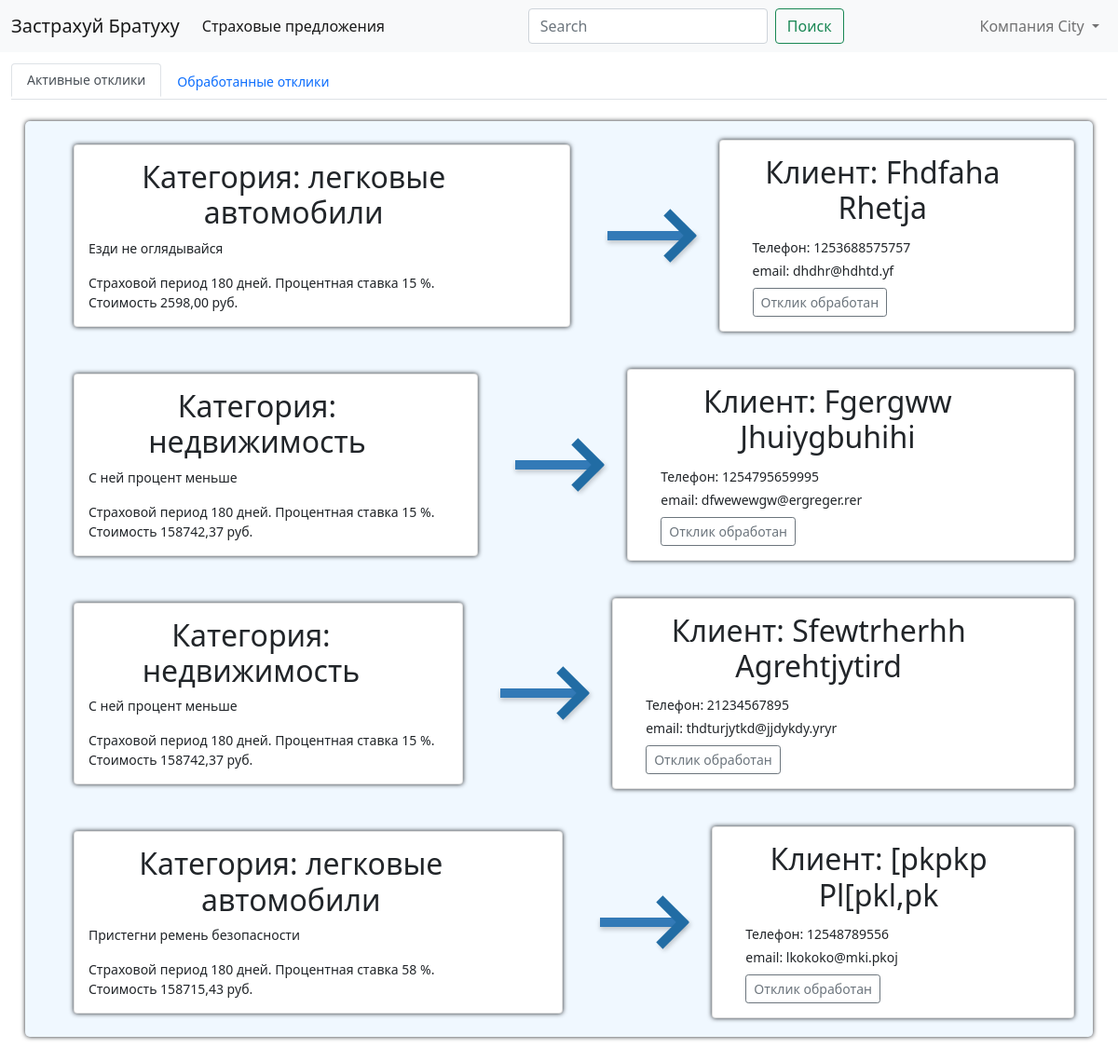
/cabinet/responses/ (signed in), run on an earlier commit of the app's database.
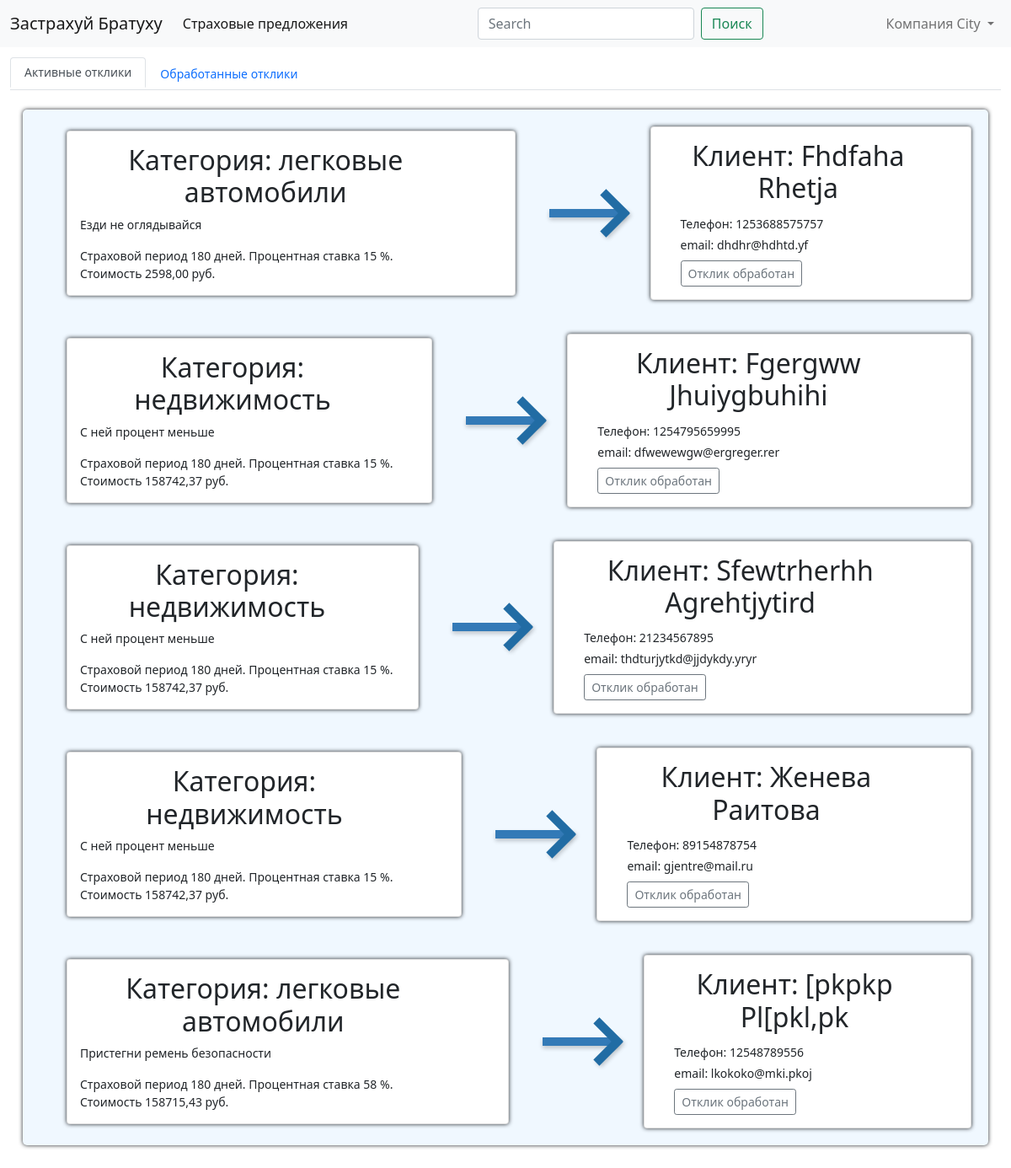
And on a later commit of the database.
### cabinet/models.py (models this page shows, shortened)
class Response(models.Model):
    product = models.ForeignKey(
        Product, on_delete=models.CASCADE, verbose_name="Вид страховки"
    )
    first_name = models.CharField(max_length=50, verbose_name="Имя")
    last_name = models.CharField(max_length=50, verbose_name="Фамилия")
    phone_regex = RegexValidator(regex=r"^\+?1?\d{8,15}$")
    phone = models.CharField(
        validators=[phone_regex],
        max_length=16,
        blank=True,
        verbose_name="Номер телефона",
    )
    email = models.EmailField(max_length=50, verbose_name="Электронная почта")
    finished = models.BooleanField(default=False, verbose_name="Отклик обработан")

class Product(models.Model):
    PERIODS = (("30", "1 мес"), ("60", "3 мес"), ("180", "6 мес"), ("365", "12 мес"))
    company = models.ForeignKey(
        InsuranceCompany, on_delete=models.CASCADE, verbose_name="Страховая компания"
    )
    category = models.ForeignKey(
        Category, on_delete=models.CASCADE, verbose_name="Категория"
    )
    name = models.CharField(max_length=100, verbose_name="Название страховки")
    price = models.DecimalField(max_digits=10, decimal_places=2, verbose_name="цена")
    interest_rate = models.SmallIntegerField(verbose_name="Процентная ставка")
    period = models.CharField(
        choices=PERIODS, max_length=6, verbose_name="Период страхования"
    )
    date_create = models.DateField(auto_now=True)
    class Meta:
        verbose_name = "Страховое предложение"
        verbose_name_plural = "Страховые предложения"
        ordering = ["-date_create"]

class Category(models.Model):
    name = models.CharField(max_length=20)
    slug = models.SlugField(max_length=20)
    def __str__(self):
        return self.name
    class Meta:
        verbose_name = "Категория"
        verbose_name_plural = "Категории"

### cabinet/views.py (the view)
# urls.py: path("responses/", views.ListResponseView.as_view(), name="responses_active"),
class ListResponseView(View):
    def get(self, request, completed=None):
        company = request.user
        responses = Response.objects.filter(product__company_id=company.pk, finished=False)
        if completed:
            responses = Response.objects.filter(product__company_id=company.pk, finished=True)
        return render(
            request,
            "cabinet/responses_to_company.html",
            {"space": "cabinet", "responses": responses},
        )

### cabinet/templates/cabinet/responses_to_company.html (shortened to what this page needs)
{% extends "base.html" %}
{% block content %}
    <ul class=" nav nav-tabs navbar-expand-lg">
      <li class="nav-item justify-content-center">
          <a class="nav-link active lh-sm"  href="{% url "cabinet:responses_active" %}">Активные отклики</a>
      </li>
      <li class="nav-item">
          <a class="nav-link" href="{% url "cabinet:responses_completed" "completed" %}">Обработанные отклики</a>
      </li>
    </ul>
		<ul class="block block_card">
			{% for response in responses %}
				<li class="res_activ">
					<div class="block card">
						<h2>Категория: {{ response.product.category|lower }}</h2>
						<p>{{ response.product.name }}</p>
						<div>
							Страховой период {{ response.product.period }} дней.
							Процентная ставка {{ response.product.interest_rate }} %.
						</div>
						<div>
							Стоимость {{ response.product.price }} руб.
						</div>
					</div>
                    <div class="arrow-1">
                        <div></div>
                    </div>
                    <div class="block card align-items-baseline">
                        <h2> Клиент: {{ response.first_name|capfirst }} {{ response.last_name|capfirst }}</h2>
                        <div class="mt-1">
                            Телефон: {{ response.phone}}
                        </div>
                        <div class="mt-1">
                            email: {{ response.email }}
                        </div>
                        <button class="btn btn-outline-secondary btn-sm mt-2" type="button" onclick="window.location='#'">
                            Отклик обработан
                        </button>
                    </div>
				</li>
			{% endfor %}
		</ul>
{% endblock %}

What changed in the data, as far as the page shows it:
added Response: product.category "недвижимость", product.name "С ней процент меньше", product.period "180", product.interest_rate "15", product.price "158742,37", first_name "Женева", last_name "Раитова", phone "89154878754", email "gjentre@mail.ru"
